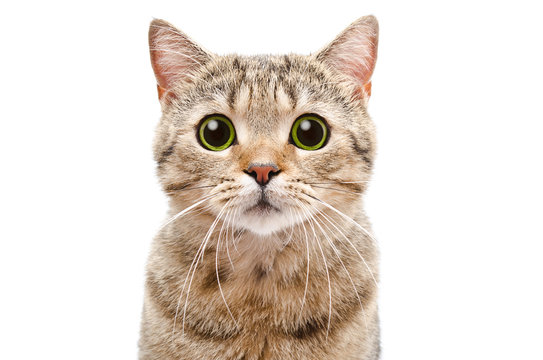
#> input picture cat.jpg, 543 x 360 px, found by its file name
$ python p2b.py
#> lines starting #> are read from the running program, lines starting #| are printed output that depends on the picture
#> in main, image is the input picture: shape (360, 543, 3); mean B, G, R 210.6, 219.2, 229
# https://subscription.packtpub.com/book/data/9781784391454/1/ch01lvl1sec16/logarithmic-transformations
import cv2
import numpy as np
import matplotlib.pyplot as plt
import math

image_path = "cat.jpg"


def convert_to_gray(image):
    h, w, c = image.shape
#> h = 360; w = 543; c = 3
    gray_image = np.zeros((h, w), dtype=np.uint8)
    for i in range(h):
        for j in range(w):
            b, g, r = image[i, j]
            gray_value = 0.3 * r + 0.59 * g + 0.11 * b
            gray_image[i, j] = int(gray_value)
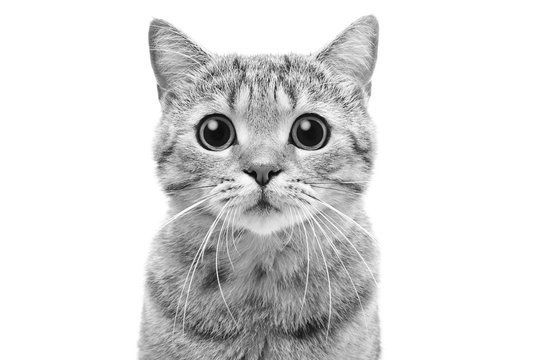
#> gray_image: shape (360, 543); min 0, max 255, mean 221

    return gray_image


def main():
    image = cv2.imread(image_path)
    image = convert_to_gray(image)
    image = cv2.resize(image, (512, 512))
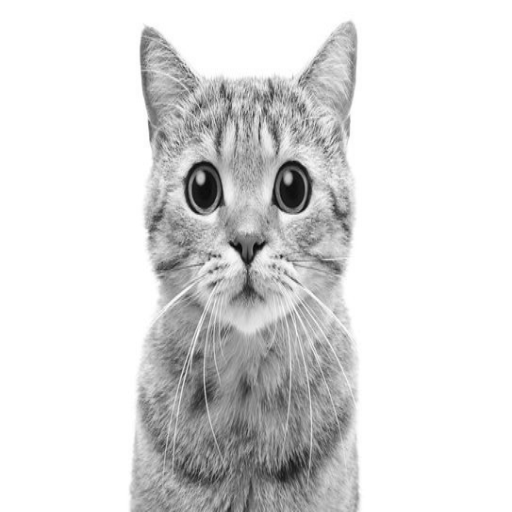
#> image: shape (512, 512); min 7, max 255, mean 221
    normalized_image = np.copy(image).astype(np.uint8)
    normalized_image = normalized_image / 255.0

    gamma = 2
    power_image = np.uint8(np.power(normalized_image, gamma) * 255)
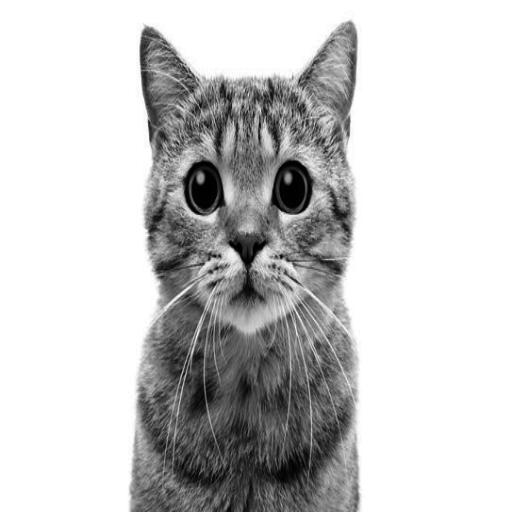
#> power_image: shape (512, 512); min 0, max 255, mean 202
    scaling_factor = 255.0 / np.log(256)
    inverse_image = np.uint8((np.exp(image / scaling_factor) - 1))
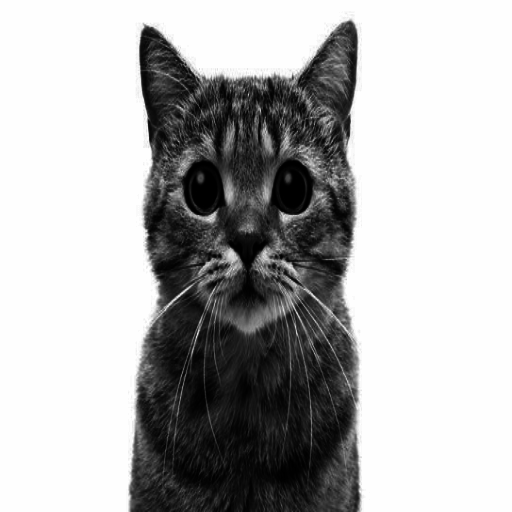
#> inverse_image: shape (512, 512); min 0, max 254, mean 178.3

    '''difference_image = power_image-inverse_image
    plt.imshow(difference_image,cmap='gray',vmin=0,vmax=255)
    plt.show()'''

    plt.figure(figsize=(10, 6))
    plt.subplot(3, 2, (1,2))
    plt.imshow(image, cmap="gray", vmin=0, vmax=255)
    plt.title("Original Image")

    plt.subplot(323)
    plt.imshow(power_image, cmap="gray", vmin=0, vmax=255)
    plt.title("Power Law")

    plt.subplot(324)
    plt.plot(image, power_image, "red")
    plt.title(f"Power Law Transformation(Gamma = {gamma})")

    plt.subplot(325)
    plt.imshow(inverse_image, cmap="gray", vmin=0, vmax=255)
    plt.title("Inverse Logarithm")

    plt.subplot(326)
    plt.plot(image, inverse_image, "blue")
    plt.title(f"Inverse Log Transformation(c = {scaling_factor})")

    plt.tight_layout()
    plt.show()
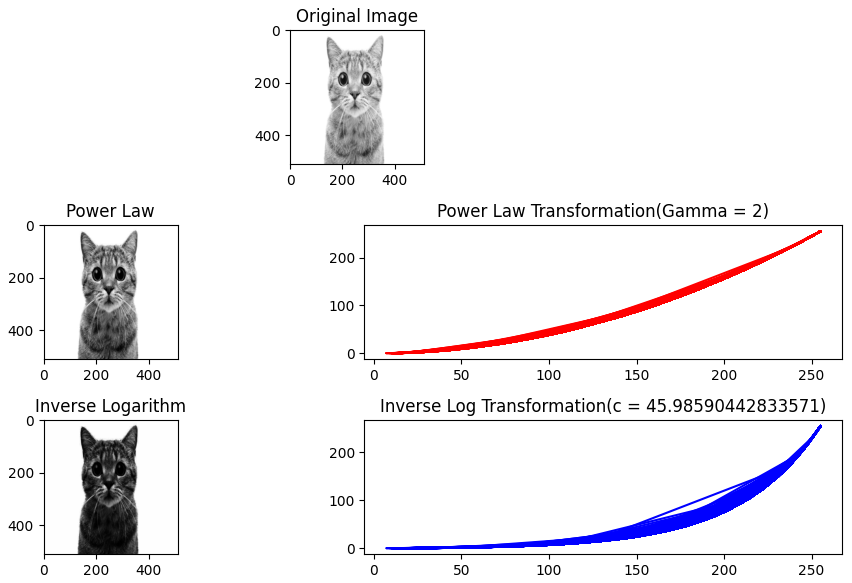
#> figure drawn by matplotlib, 5 panels


if __name__ == "__main__":
    main()
